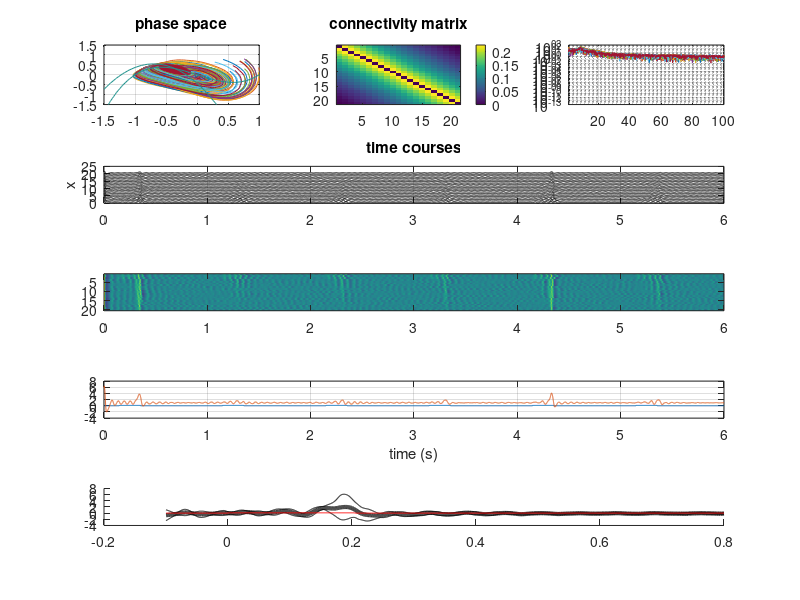
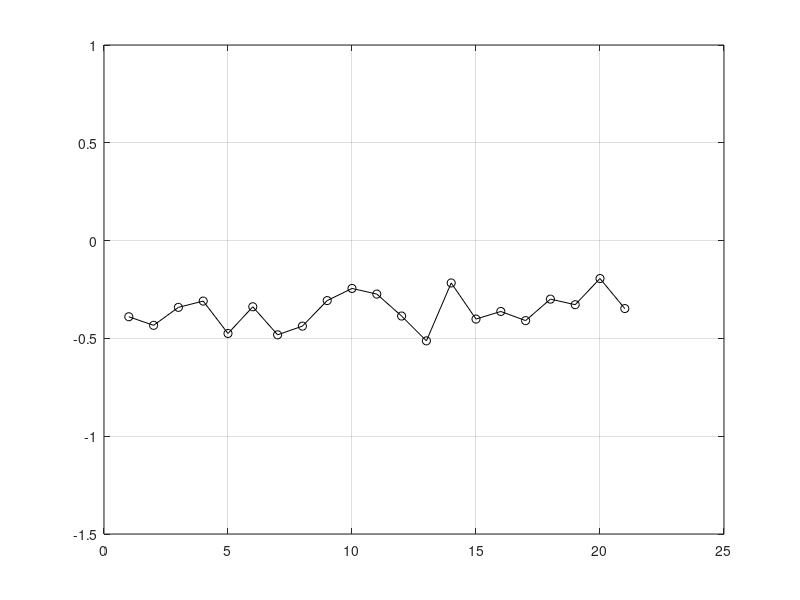

Here is the MATLAB script that generated these plots, in order:

% connectivity matrix (number of nodes is determined below, 
% from shape of C)
wizard = @(r) (1-abs(r)).*exp(-abs(r))/4;
N = 20;

% feed forward excitation 1/0
%C = diag(ones(N-1, 1), -1);

% symmetric excitation 1/0
%C = diag(ones(N-1, 1), 1) + diag(ones(N-1, 1), -1);

% mexican hat (w/ inhibition)
C = wizard(abs(meshgrid(0:N) - meshgrid(0:N)')/20);
C = C - diag(diag(C));

% integration parameters
tf = 6000.0;
dt = 0.05;
ds = 10; % downsample factor
Q = ones(2*size(C, 1), 1)*25e-2;

% other model parameters;
parameter_regimes.sparse_spiking = [10 0.65 3 0.4 0.5*0.37];  % narrow spikes
% parameter_regimes.subcritical_hopf = [1.5 0.7 2 0.55 0.37];  % damped, noise driven oscillations
parameter_regimes.subcritical_hopf = [1.5 0.7 2 0.55 0.36];  % damped, noise driven oscillations

par = parameter_regimes.subcritical_hopf;

tau = par(1);    % time scale of cubic nullcline (how fast is it)
b = par(2);      % horizontal position of quadratic nullcline
c = par(3);      % ohrizontal scale of quadratic nullcline
a0 = par(4);     % vertical position of quadratic nullcline (excitability)
g = par(5);      % scaling of connectivity matrix coupling nodes of network

% coupling & frequency scaling
% 0.2 -> ~ 45 Hz, 0.4 -> 90 Hz
f0 = 0.1;

% allocate memory for simulation output
ys = zeros(2*size(C, 1), fix(tf/dt/ds));
ts = zeros(fix(tf/dt/ds), 1);

% initial conditions
y = repmat([-1, 0]', size(C, 1), 1);
y = rand(2*size(C, 1), 1);

% parameter to vary with time
as = zeros(size(ys, 2), 1);

% 1 if x > 0 else 0
H = @(x) (x > 0);

% show animated node amplitudes? (runs a bit slower)
animate = 1;

if animate
    figure(2)
    clf
    h = plot(ys(1:2:end, 1), 'ko-');
    ylim( [-1.5, 1])
    grid
end

r = 0;

% integrate equations
for i=2:fix(tf/dt);
    t = i*dt;
    
    % differential equations
    xt = y(1:2:end);
    yt = y(2:2:end);
    
    dx = tau*(xt - xt.^3 + yt);
    dy = a0 - r - yt - c*(xt + b).^2  + g*C*H(xt);
    
    %r = r + dt*(-r  + mean(H(xt+0.1)))/1000;
    
    % stimulation on first node to put the node into oscillatory regime
    ai =  H(sin(t/1000 * 2 * pi * 1.0) - 0.8)*0.1;  % pulse train
    dy(1:3) = dy(1:3) + ai;
    
    % interleaved variables
    dys = reshape([dx dy]', [], 1);
    
    % Euler update w/ white additive noise
    y = y + f0*dt*(dys + Q.*randn(size(ys, 1), 1));
    
    % update plot
    if animate && mod(i, 350) == 0
        set(h, 'YData', y(1:2:end));
        drawnow
    end
    
    % output solution
    if mod(i, ds) == 0
        ys(:, fix(i/ds)) = y;
        ts(fix(i/ds)) = t;
        as(fix(i/ds)) = ai;
    end
    
end

% filter & downsample 


%% plots

% ms -> s
ts = ts/1000; 

figure(1), clf
subplot (531)
plot(ys(1:2:end, :)', ys(2:2:end, :)')
hold on
title('phase space')
[X, Y] = meshgrid(-1.5:0.1:1, -1.5:0.1:1.5);
DX = -X.^3 + X + Y;
DY = a0 - Y - c*(X + b).^2;
%quiver(X, Y, DX, DY);
contour(X, Y, DX, [0 0]);
contour(X, Y, DY, [0 0]);
grid on
subplot (532)
imagesc(C)
title('connectivity matrix')
colorbar
subplot (533)
for i=1:size(C, 1)
    %y_ = mean(ys(1:2:end, 100:end));
    y_ = ys((i-1)*2+1, 100:end);
    y_ = y_ - mean(y_(:));
    fs = (1/(ts(2)-ts(1))) / 2 * linspace(0, 1, length(y_));
    Fy = abs(fft(y_));
    semilogy(fs(1:fix(length(fs)/2)), Fy(1:fix(length(fs)/2)))
    hold on
end
xlim([1, 100])
grid on

ax{1} = subplot (512);
for i=1:size(C, 1)60
    plot(ts, ys((i-1)*2+1, :) + i, 'k')
    hold on
end
hold off
title('time courses')
ylabel('x')
grid on
ax{2} = subplot(513);
imagesc(ts, 1:N, ys(1:2:end, :))
set(gca, 'CLim', [-1.5, 1])
ax{3} = subplot (514);
plot(ts, as)
hold on
plot(ts, (mean(ys(1:2:end, :)) - mean(mean(ys(1:2:end, :))))*5 + 1)
xlabel('time (s)')
grid on

subplot (515);
ei = find(as(2:end) > mean(as) & as(1:end-1)<mean(as));
ms100 = fix(0.1 / (ts(2) - ts(1)));
te = (ts(2) - ts(1))*(-ms100 : 8*ms100);
event = zeros(length(ei), length(te));
for i=1:length(ei)
    if ei(i)-ms100 > 0 && ei(i)+ms100*8 < size(ys, 2)
        event(i, :) = mean(ys(1:2:end, ei(i)-ms100 : ei(i) + ms100*8));
        %plot(te, event(i, :));
        hold on
    end
end
hold on
evst = std(event);
evmt = mean(event);
evm = mean(event(:));
evs = std(event(:));
plot(te, (evmt - evm)/evs, 'k', 'linewidth', 3)
plot(te, (evmt - evm + evst)/evs, 'k')
plot(te, (evmt - evm - evst)/evs, 'k')
plot(te, as(ei(2)-ms100 : ei(2) + ms100*8), 'r')
%plot(te, 5*mean(exp(1j*(event - evm))));
hold off


% zoom time together
if exist('linkaxes')
    linkaxes([ax{:}], 'x')
end


